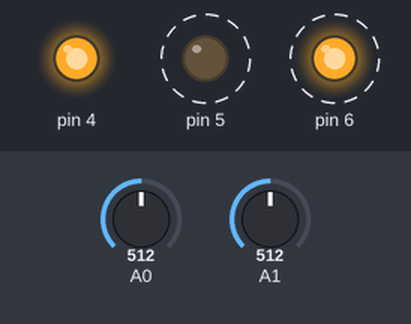
This sketch was run on a simulated Arduino Uno, built with avr-gcc and run on an emulated ATmega328P. Shown: output pins drawn as LEDs (lit = HIGH). Dashed ring = blinking. Inputs (shaded band) come from the test bench; at power-on: A0 = 512, A1 = 512. What the sketch prints to the serial monitor is not drawn.

Above: at 0.62 s.
Timing chart, 0 to 3.5 s (numbered marks = the images above):
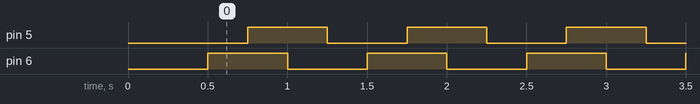

The sketch:

main.ino
```cpp
#define TIMEOUT 20
#include "SoftwareSerial.h"
#include "data.h"
#include "timer.h"
#include "milking.h"
#include "mux.h"
#include "adc_handler.h"
#include "commands.h"

#define TAM_BUFF 10
SoftwareSerial hc05(2,3);

void OrdVaca();
void NoOrdVaca();
void EnviarDatos();
void InitState();
void Apagar();


typedef struct {
	unsigned char flujo:1;
	unsigned char fin:1;
} inputs;


void (*state_table[])() = {OrdVaca,NoOrdVaca,EnviarDatos,Apagar};


State_type curr_state;
inputs evento;

int flagTimer,timeout,ticks;

void setup() {
	Mux_Init();
	Data_Init();
	Timer_Init();
	InitState();
	Milking_Init();
	Timer_SetFlag(&flagTimer);
	Command_SetSerial(&hc05);
	Command_Init();
	Serial.begin(9600);
}

void loop(){

		if (flagTimer){
			Mux_SeleccionarCuarto(ticks);
			if (ticks<3){
				Milking_Save(ticks,Adc_cond(),-1);
				ticks++;
			}
			else{
        //Command_Write('F');
        int c = Adc_cond();
        int t = Adc_temp();
				Milking_Save(ticks,c,t);
				Serial.println("Los datos sensados son: ");
        Serial.print("Temperatura: ");Serial.print(t);Serial.print("Conductividad: ");Serial.print(c);Serial.println();
			  if (evento.fin){
					curr_state = APAGAR;
				}
				if (evento.flujo){
					curr_state = ORD_VACA;

				}
				else{
          if (curr_state == NO_ORD_VACA){
						curr_state = NO_ORD_VACA;

					}
         if (curr_state == ORD_VACA){
            curr_state = ENVIAR_DATOS;

          }

				}
				// máquina de estados
				state_table[curr_state]();

				ticks = 0;
			}
			flagTimer = 0;
		}

		if (curr_state == APAGAR){
        noInterrupts();
        Serial.println("Estado apagar");
		}

}
void InitState(){

 	curr_state = NO_ORD_VACA;

}
void OrdVaca(){
    Serial.println("Estado En Ordenie");
		measure_t data;
		int i;
		evento.flujo = Milking_HayFlujo(curr_state);
		// Se utiliza la condicional if else para acentuar las difencias si hay flujo o no.
		if (evento.flujo){

      Milking_Get(&data);
      Data_SaveData(data);
		}
		else{
			for (i=0;i<TAM_BUFF;i++){
				Milking_Get(&data);
				Data_SaveData(data);
			}

		}
}

void NoOrdVaca(){
Serial.println("Estado En NOOO Ordenie");
	evento.flujo = Milking_HayFlujo(curr_state);

	timeout++;

	if (timeout==TIMEOUT){
    //noInterrupts();
		timeout = 0;
		if (Command_Write('F')==ESFINORDGENERAL){
			evento.fin = 1;
		}
		else{
			evento.fin = 0;
		}
    //interrupts();

	}
}

void EnviarDatos(){
  Serial.println("Estado Enviar datos");
	respuestas resp = LECPRONOLISTO;
	while (resp == LECPRONOLISTO){
	 resp = Command_Write('S');
	}
	timeout = 0;
 curr_state = NO_ORD_VACA;
}

void Apagar(){

}
```

adc_handler.h
```cpp
#ifndef ADC_HANDLER_H
#define ADC_HANDLER_H


#include <Arduino.h>

int Adc_temp();
int Adc_cond();


#endif
```

commands.h
```cpp
#ifndef COMMANDS_H
#define COMMANDS_H


#include "data.h"
#include "SoftwareSerial.h"
#include "Arduino.h"
/***********************************************************************/
typedef enum commandresp{ESTOYVIVO=0,ESFINORDGENERAL,NOESFINDEORDGENERAL,DATOSINCONCISTENTES,DATOSENVIADOS,LECPRONOLISTO,RESPNOVALIDA} respuestas;

respuestas Command_Read();
respuestas Command_Write(char command);
char Command_Handler(char commad);
void Command_Init();
void Command_SetSerial(SoftwareSerial* serial_main);
#endif
```

data.h
```cpp
#ifndef DATA_H
#define DATA_H
#include "milking.h"


void Data_Init();
char Data_SamplesFull();
char Data_SaveData(measure_t);
int Data_GetSample(int i);
int Data_SamplesCount();


#endif
```

milking.h
```cpp
#ifndef MILKING_H
#define MILKING_H


typedef struct{
	unsigned int cond[4];
	unsigned int temp;
}measure_t;

typedef enum {ORD_VACA = 0, NO_ORD_VACA, ENVIAR_DATOS, APAGAR} State_type;

char Milking_HayFlujo(State_type);
char Milking_Save(char,int,int);
char Milking_Get(measure_t*);
char Milking_Init();


#endif
```

mux.h
```cpp
#ifndef MUX_H
#define MUX_H

#include <Arduino.h>

void Mux_Init();
void Mux_SeleccionarCuarto(char);


#endif
```

timer.h
```cpp
#ifndef TIMER_H
#define TIMER_H


#include "Arduino.h"


void Timer_SetFlag(int* flag_timeout_main);
void Timer_Init(void);

#endif
```

Measured:
- by itself, pin 5, pin 6: alternates HIGH for 0.50 s and LOW for 0.50 s
- by itself, everything shown: repeats every 1.0 s, in 4 steps
